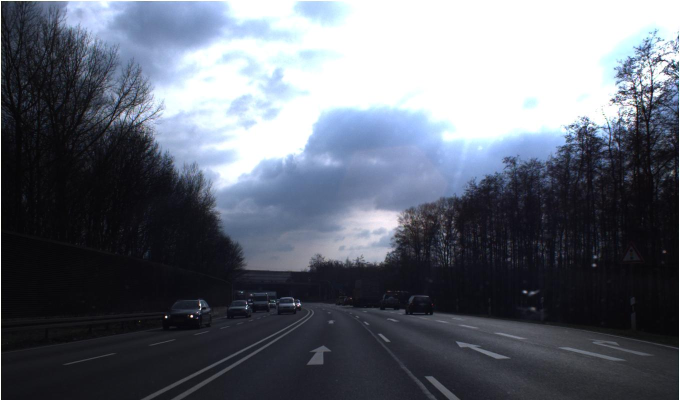
#> input picture test/00400.jpg, 1360 x 800 px (shown at 1/2 size); its folder holds only this picture in this run
$ python -i aprendizaje.py   (imports and definitions only)
#> lines starting #> are read from the running program, lines starting #| are printed output that depends on the picture
# Proyecto creado por Eva María Hoyo de la Cruz, TongTong Xu y Antonio Francisco Roldan Martín
import cv2
import numpy as np
import matplotlib.pyplot as plt
import os
from sklearn.discriminant_analysis import LinearDiscriminantAnalysis
class aprendizaje():

    # [70 lines left out: functions entrenarClasificador42, entrenarClasificador7, calculoxy, grafico, not called in this run]


#Tamaño depende se imagen
def filtradoImg(ruta):
#> called with ruta = 'test/00400.jpg'
    img = cv2.imread(ruta)
#> img is the input picture: shape (800, 1360, 3); mean B, G, R 114.9, 103.9, 98.5
    # Color o gris mejor ? Decidir a color por cv2.equalizeHist.compute
    gray = cv2.cvtColor(img, cv2.COLOR_BGR2GRAY)
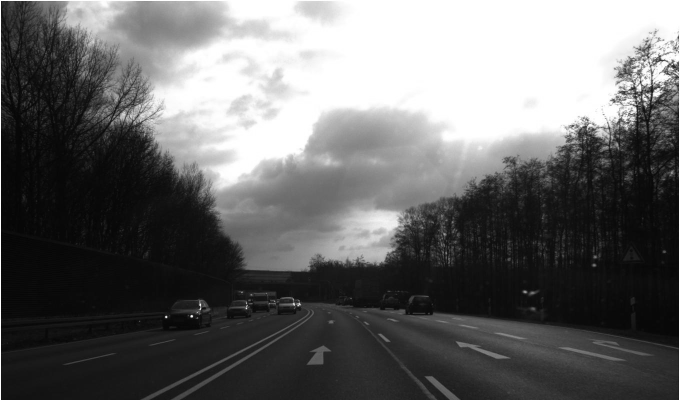
#> gray: shape (800, 1360) (shown at 1/2 size); min 0, max 255, mean 103.5
    # equalizado
    equ = cv2.equalizeHist(gray)
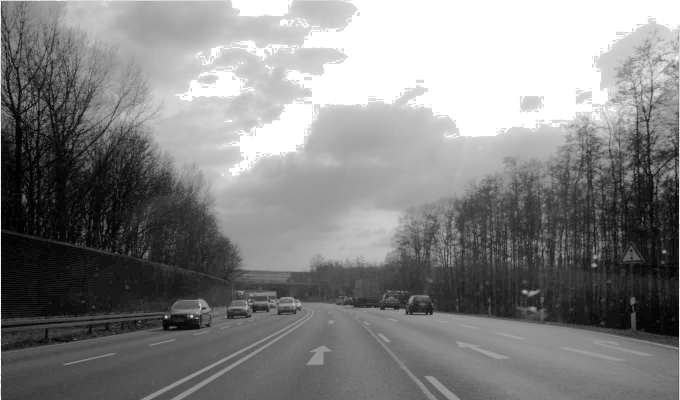
#> equ: shape (800, 1360) (shown at 1/2 size); min 0, max 255, mean 131.2
    # escalado
    dim = (30, 30)
    scl = cv2.resize(equ, dim, interpolation=cv2.INTER_AREA)
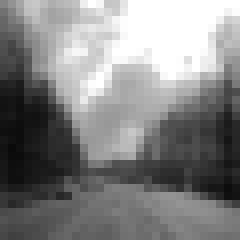
#> scl: shape (30, 30) (shown 8 times larger); min 10, max 255, mean 131.2
    return scl

>>> result = filtradoImg('test/00400.jpg')

$ run again, on test/00402.jpg
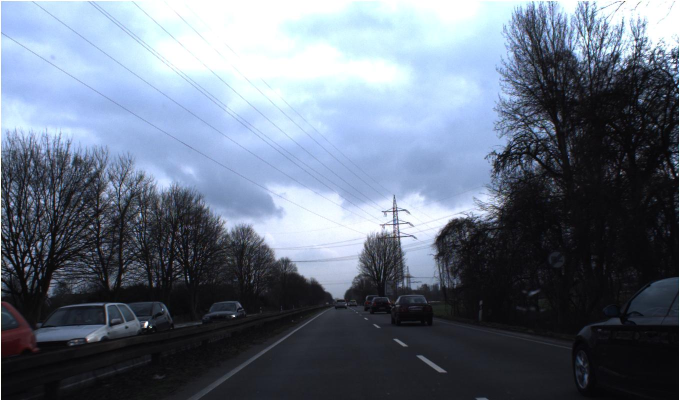
#> input picture test/00402.jpg, 1360 x 800 px (shown at 1/2 size)
#> in filtradoImg, img is the input picture: shape (800, 1360, 3); mean B, G, R 128.1, 112.7, 102.3
#> in filtradoImg, `equ = cv2.equalizeHist(gray)`:
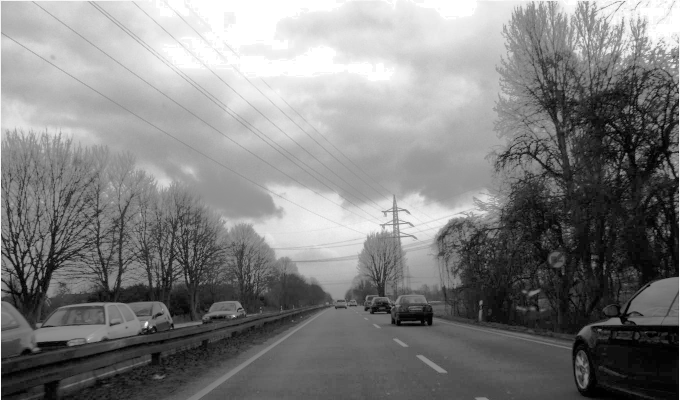
#> equ: shape (800, 1360) (shown at 1/2 size); min 0, max 255, mean 128.7
#> in filtradoImg, `scl = cv2.resize(equ, dim, interpolation=cv2.INTER_AREA)`:
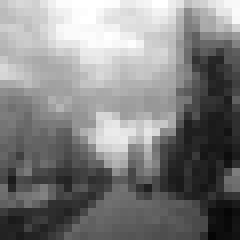
#> scl: shape (30, 30) (shown 8 times larger); min 5, max 255, mean 128.7

$ run again, on test/00405.jpg
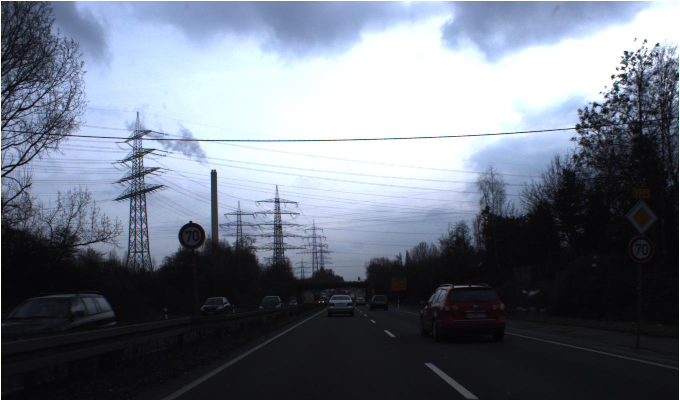
#> input picture test/00405.jpg, 1360 x 800 px (shown at 1/2 size)
#> in filtradoImg, img is the input picture: shape (800, 1360, 3); mean B, G, R 128.4, 115.9, 108.7
#> in filtradoImg, `equ = cv2.equalizeHist(gray)`:
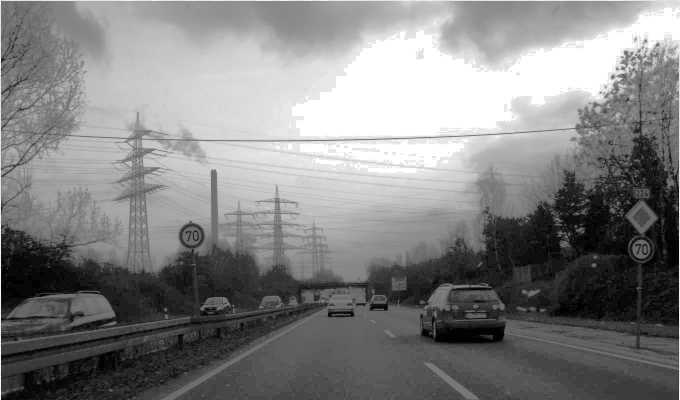
#> equ: shape (800, 1360) (shown at 1/2 size); min 0, max 255, mean 129.9
#> in filtradoImg, `scl = cv2.resize(equ, dim, interpolation=cv2.INTER_AREA)`:
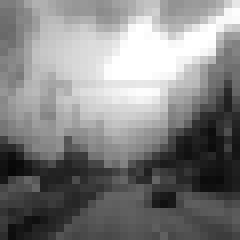
#> scl: shape (30, 30) (shown 8 times larger); min 7, max 255, mean 129.9

$ run again, on test/00407.jpg
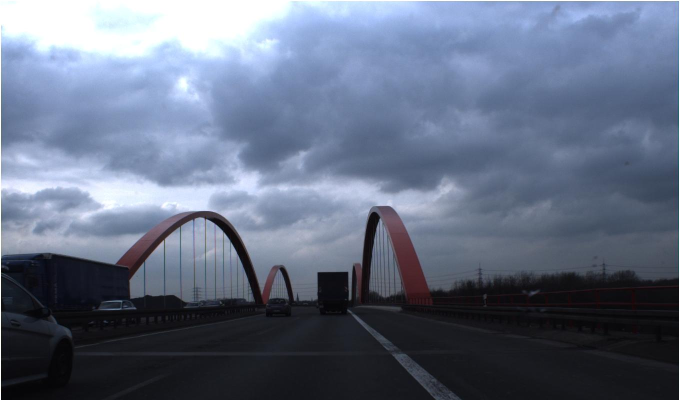
#> input picture test/00407.jpg, 1360 x 800 px (shown at 1/2 size)
#> in filtradoImg, img is the input picture: shape (800, 1360, 3); mean B, G, R 130.6, 110, 99.7
#> in filtradoImg, `equ = cv2.equalizeHist(gray)`:
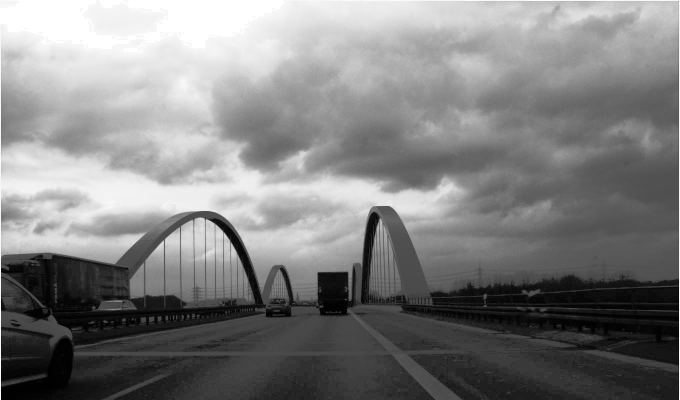
#> equ: shape (800, 1360) (shown at 1/2 size); min 0, max 255, mean 128.5
#> in filtradoImg, `scl = cv2.resize(equ, dim, interpolation=cv2.INTER_AREA)`:
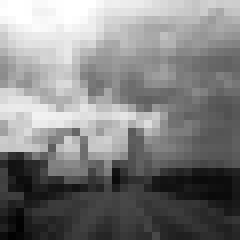
#> scl: shape (30, 30) (shown 8 times larger); min 2, max 255, mean 128.5
